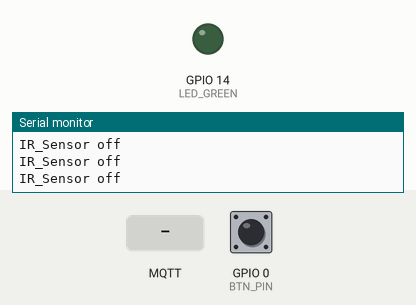
Bench run of a sketch on a simulated ESP32. Shown: output pins drawn as LEDs (lit = HIGH), the last lines printed to the serial monitor. The inputs (shaded band) are chosen by the test bench; at power-on: GPIO 0 (BTN_PIN) HIGH. WiFi joins after 1.5 s; servers stay silent unless stated; no MQTT or app messages arrive unless stated.

Above: at 2.7 s.
2.8 s: MQTT message "on" arrives on the first subscribed topic
At 4.1 s:
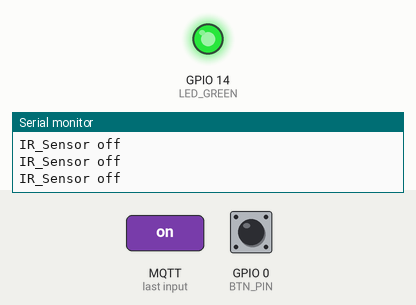
5.9 s: MQTT message "off" arrives on the first subscribed topic
At 6.4 s:
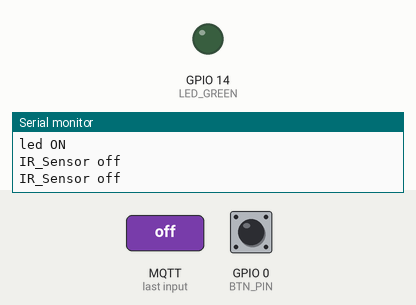
Timing chart, 0 to 8.9 s (numbered marks = the images above; inputs shaded):
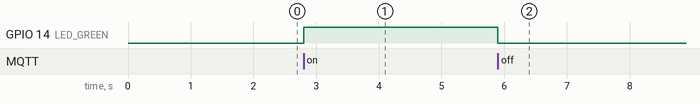

The sketch:

IOTMiniProjectCode.ino
```cpp
#include <WiFi.h>
#include <PubSubClient.h>

// Create WiFi and MQTT client instances
WiFiClient wificlient;
PubSubClient client(wificlient);

// ==========================
// Wi-Fi SSID , PASSWORD Setup
// ==========================
#define ssid "Omar 17"
#define pass "111112223"

// ==========================
// Pin Definitions
// ==========================
#define LED_GREEN 14   // LED controlled via mobile app (MQTT)
#define BTN_PIN    0   // Simulated IR sensor (button input)

long long IR_TIME;
char message[100];

// ==========================
// MQTT Callback Function
// Called when a message arrives from the subscribed topic
// ==========================
void callback(char topic[], byte* payload, unsigned int length) {
  Serial.println("topic: ");
  Serial.println(topic);

  Serial.println("message: ");
  for (int i = 0; i < length; i++) {
    Serial.print((char)payload[i]);
    message[i] = (char)payload[i];
  }
  message[length] = '\0';  // Null-terminate the message
  Serial.println();

  // Handle received message to control LED_GREEN
  if (strcmp(message, "on")) {
    digitalWrite(LED_GREEN, LOW);  // LED ON (active LOW)
    Serial.println("led ON");
  }
  else if (strcmp(message, "off")) {
    digitalWrite(LED_GREEN, HIGH); // LED OFF
    Serial.println("led OFF");
  }
}

// ==========================
// Setup Function
// Initializes WiFi, MQTT, and I/O pins
// ==========================
void setup() {
  pinMode(LED_GREEN, OUTPUT);
  pinMode(BTN_PIN, INPUT);

  WiFi.begin(ssid, pass);
  Serial.begin(9600);

  // Wait for WiFi connection
  while (WiFi.status() != WL_CONNECTED) {
    Serial.println("Connecting to WiFi");
    Serial.println(WiFi.status());
    delay(500);
  }
  Serial.println("Connected to WiFi");
  Serial.println(WiFi.localIP());

  // Connect to MQTT broker
  client.setServer("broker.emqx.io", 1883);
  client.setCallback(callback);
  while (!client.connect("omarmmomarom")) {
    Serial.println("Connecting to broker");
    delay(500);
  }
  Serial.println("Connected to broker");

  // Subscribe to topic
  while (!client.subscribe("/OPERA/omar/led")) {
    Serial.println("Subscribing to /OPERA/omar/led ");
    delay(500);
  }
  Serial.println("Subscribed to /OPERA/omar/led ");

  // Initialize IR sensor timer
  IR_TIME = millis();
}

// ==========================
// Loop Function
// Publishes IR sensor (button) state to MQTT
// ==========================
void loop() {
  client.loop();  // Keep MQTT connection alive

  // Check every 250 ms for button status
  if (millis() - IR_TIME >= 250) {
    if (digitalRead(BTN_PIN) == LOW) {
      client.publish("/sectorb5/omar/led", "on");
      Serial.println("IR_Sensor on");
    }
    else if (digitalRead(BTN_PIN) == HIGH) {
      client.publish("/sectorb5/omar/led", "off");
      Serial.println("IR_Sensor off");
    }
    // Reset timer
    IR_TIME = millis();
  }
}
```

Measured:
- after the input at 2.8 s, GPIO 14 (LED_GREEN): LOW → HIGH at once
- after the input at 5.9 s, GPIO 14 (LED_GREEN): HIGH → LOW at once
